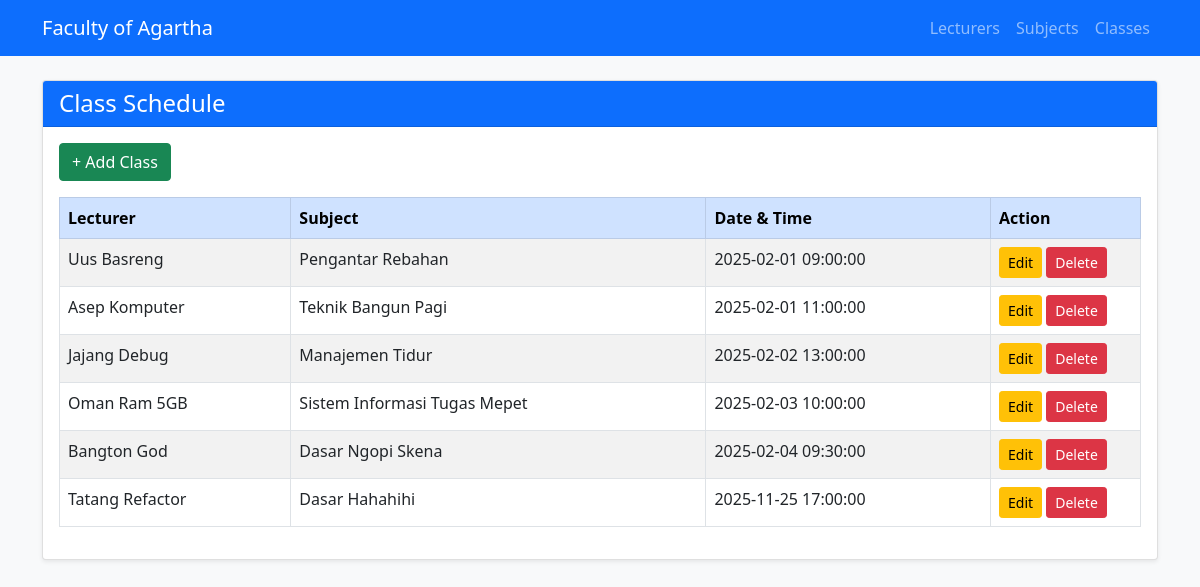
Page /Project/index.php?action=classes on the committed database.
### tables this page shows
CREATE TABLE IF NOT EXISTS `classes` (
  `id` int NOT NULL AUTO_INCREMENT,
  `lecturer_id` int NOT NULL,
  `subject_id` int NOT NULL,
  `date` datetime NOT NULL,
  PRIMARY KEY (`id`),
  KEY `lecturer_id` (`lecturer_id`),
  KEY `subject_id` (`subject_id`),
  CONSTRAINT `classes_ibfk_1` FOREIGN KEY (`lecturer_id`) REFERENCES `lecturers` (`id`) ON DELETE CASCADE,
  CONSTRAINT `classes_ibfk_2` FOREIGN KEY (`subject_id`) REFERENCES `subjects` (`id`) ON DELETE CASCADE
);

CREATE TABLE IF NOT EXISTS `lecturers` (
  `id` int NOT NULL AUTO_INCREMENT,
  `nidn` varchar(20) NOT NULL,
  `name` varchar(255) NOT NULL,
  `email` varchar(255) NOT NULL,
  `mobile` varchar(20) NOT NULL,
  `join_date` date DEFAULT NULL,
  PRIMARY KEY (`id`),
  UNIQUE KEY `nidn` (`nidn`)
);

CREATE TABLE IF NOT EXISTS `subjects` (
  `id` int NOT NULL AUTO_INCREMENT,
  `subject_name` varchar(100) NOT NULL,
  `sks` int NOT NULL,
  PRIMARY KEY (`id`)
);

### Project/controller/ClassCon.php (called while the page is built, shortened)
<?php
require_once __DIR__ . '/../model/ClassM.php';
class ClassCon {
    private $model;
    public function __construct($conn) {
        $this->model = new ClassM($conn);
    }
    public function index() {
        $classes = $this->model->getAllWithJoin();
        include __DIR__ . '/../view/class/index.php';
    }
}

### Project/model/ClassM.php (called while the page is built, shortened)
<?php
class ClassM {
    private $conn;
    public function __construct($conn) {
        $this->conn = $conn;
    }
    public function getAllWithJoin() {
        $sql = "SELECT c.id, c.date,
                       l.name AS lecturer_name,
                       s.subject_name
                FROM classes c
                JOIN lecturers l ON c.lecturer_id = l.id
                JOIN subjects s ON c.subject_id = s.id";
        return $this->conn->query($sql);
    }
}

### Project/view/Class/index.php (the view)
<?php include __DIR__ . '/../layout/header.php'; ?>
<div class="card shadow-sm">
    <div class="card-header bg-primary text-white">
        <h4 class="mb-0">Class Schedule</h4>
    </div>
    <div class="card-body">
        <a href="index.php?action=class_create" class="btn btn-success mb-3">+ Add Class</a>
        <table class="table table-bordered table-striped">
            <thead class="table-primary">
                <tr>
                    <th>Lecturer</th>
                    <th>Subject</th>
                    <th>Date & Time</th>
                    <th width="150px">Action</th>
                </tr>
            </thead>
            <tbody>
                <?php while ($row = $classes->fetch_assoc()) { ?>
                <tr>
                    <td><?= $row['lecturer_name'] ?></td>
                    <td><?= $row['subject_name'] ?></td>
                    <td><?= $row['date'] ?></td>
                    <td>
                        <a href="index.php?action=class_edit&id=<?= $row['id'] ?>" class="btn btn-warning btn-sm">Edit</a>
                        <a href="index.php?action=class_delete&id=<?= $row['id'] ?>"
                            class="btn btn-danger btn-sm"
                            onclick="return confirm('Yakin mau hapus class ini?')">
                            Delete
                            </a>
                    </td>
                </tr>
                <?php } ?>
            </tbody>
        </table>
    </div>
</div>
<?php include __DIR__ . '/../layout/footer.php'; ?>

### rows in the picture
classes: lecturer.name "Uus Basreng", subject.subject_name "Pengantar Rebahan", date "2025-02-01 09:00:00"
classes: lecturer.name "Asep Komputer", subject.subject_name "Teknik Bangun Pagi", date "2025-02-01 11:00:00"
classes: lecturer.name "Jajang Debug", subject.subject_name "Manajemen Tidur", date "2025-02-02 13:00:00"
classes: lecturer.name "Oman Ram 5GB", subject.subject_name "Sistem Informasi Tugas Mepet", date "2025-02-03 10:00:00"
classes: lecturer.name "Bangton God", subject.subject_name "Dasar Ngopi Skena", date "2025-02-04 09:30:00"
classes: lecturer.name "Tatang Refactor", subject.subject_name "Dasar Hahahihi", date "2025-11-25 17:00:00"
